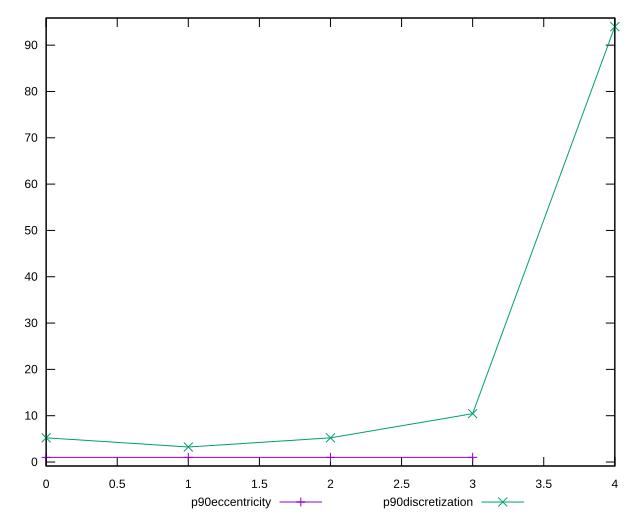

Reproduce this figure in gnuplot.
reset

$p90Eccentricity <<EOF
0 0.9999999999999989
1 0.9999999999999996
2 1
3 0.999999999999997
EOF

$p90Discretization <<EOF
0 5.222222222222222
1 3.2413793103448274
2 5.222222222222222
3 10.444444444444445
4 94
EOF

set key outside below
set xrange [0:4]
set yrange [-0.8600000000000031:95.86]
set trange [-0.8600000000000031:95.86]
set terminal svg size 640, 520 enhanced background rgb 'white'
set output "report_00018_2021-02-10T15-25-16.877Z/unused-javascript/progression/eccentricity.svg"

plot $p90Eccentricity title "p90eccentricity" with linespoints, \
     $p90Discretization title "p90discretization" with linespoints

reset
